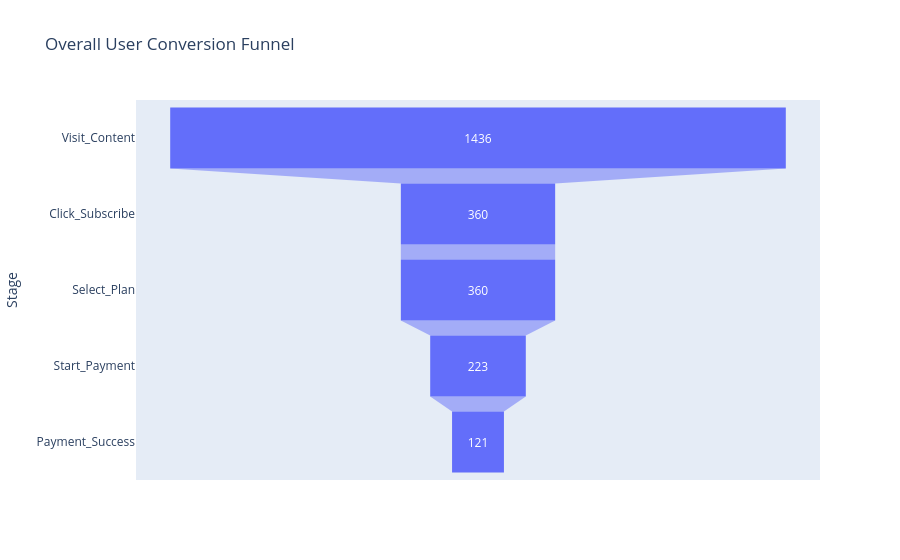

The cell this chart's notebook holds for it:
### Markdown cell above
**Build overall funnel chart**

### Code cell
import pandas as pd
import matplotlib.pyplot as plt
import plotly.express as px

# Assuming 'pivot_df' is your plan-wise table or the one with counts
funnel_counts = {
    'Visit_Content': 1436,
    'Click_Subscribe': 360,
    'Select_Plan': 360,
    'Start_Payment': 223,
    'Payment_Success': 121
}

funnel_df = pd.DataFrame(list(funnel_counts.items()), columns=['Stage', 'Users'])

# Funnel visualization
fig = px.funnel(funnel_df, x='Users', y='Stage', title='Overall User Conversion Funnel')
fig.show()

### Figure 1 — Plotly figure (JSON) as saved in the notebook; plotly's stock layout.template omitted (floating-point values rounded to 4 significant figures)
{"data": [{"hovertemplate": "Users=%{x}<br>Stage=%{y}<extra></extra>", "legendgroup": "", "marker": {"color": "#636efa"}, "name": "", "orientation": "h", "showlegend": false, "type": "funnel", "x": [1436, 360, 360, 223, 121], "xaxis": "x", "y": ["Visit_Content", "Click_Subscribe", "Select_Plan", "Start_Payment", "Payment_Success"], "yaxis": "y"}], "layout": {"legend": {"tracegroupgap": 0}, "title": {"text": "Overall User Conversion Funnel"}, "xaxis": {"anchor": "y", "domain": [0, 1], "title": {"text": "Users"}}, "yaxis": {"anchor": "x", "domain": [0, 1], "title": {"text": "Stage"}}}}
